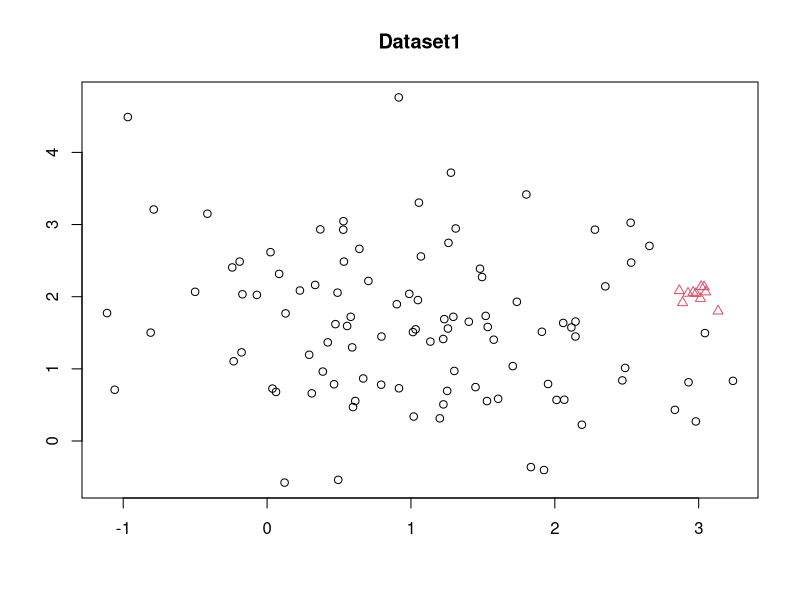
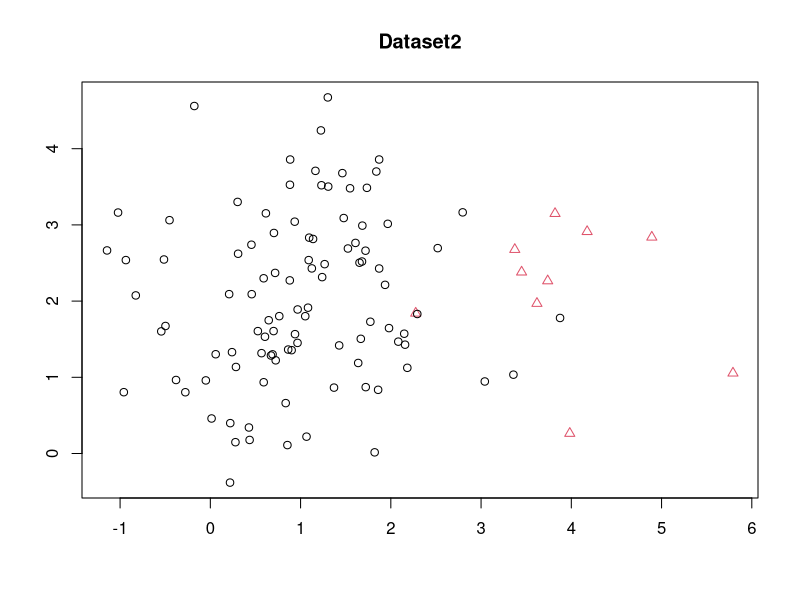
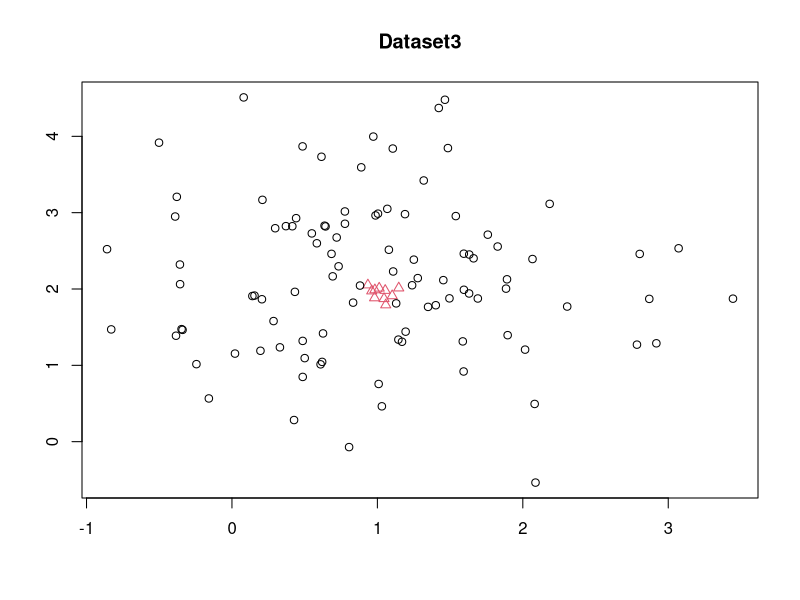
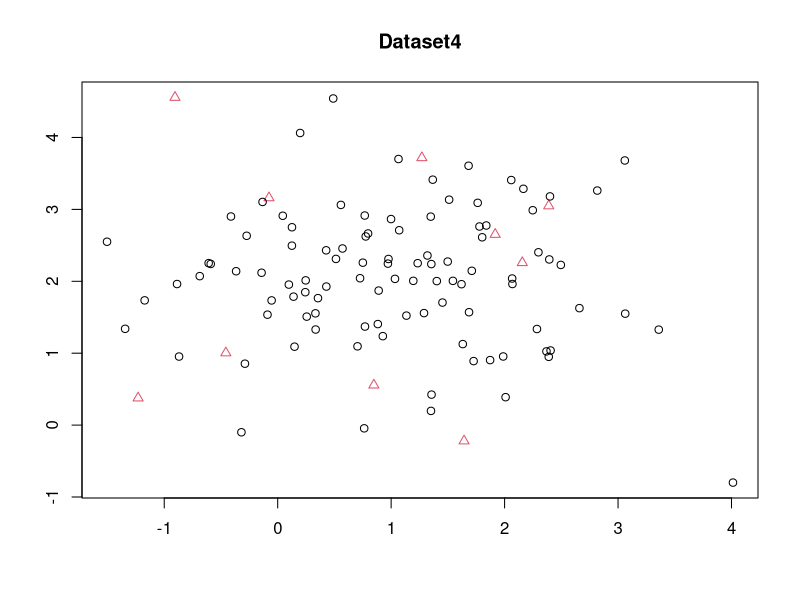
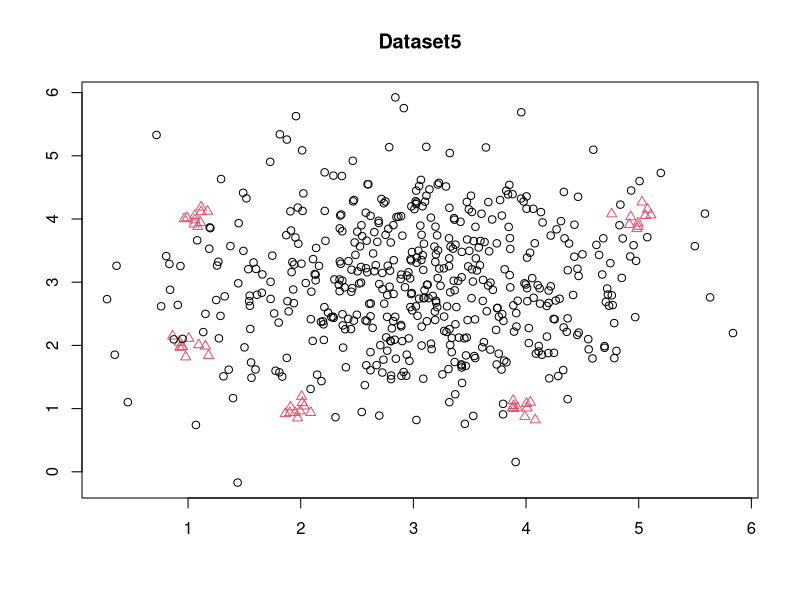

Recreate these plots in R, in order.
############data1################
pdata <- matrix(0, nrow = 10, ncol = 3)
pdata[,3] <- 1
pdata[,1] <- rnorm(10, mean = 3, sd = 0.1)
pdata[,2] <- rnorm(10, mean = 2, sd = 0.1)

ndata <- matrix(0, nrow = 100, ncol = 3)
ndata[,3] <- 0
ndata[,1] <- rnorm(100, mean = 1, sd = 1)
ndata[,2] <- rnorm(100, mean = 2, sd = 1)
data1 <- rbind(pdata,ndata)
plot(data1[,1:2], pch = data1[,3]+1, col = data1[,3]+1, main = "Dataset1", xlab = "", ylab = "")
write.csv(data1, "dataset1.csv", row.names = F)

############data2################
pdata <- matrix(0, nrow = 10, ncol = 3)
pdata[,3] <- 1
pdata[,1] <- rnorm(10, mean = 3, sd = 1)
pdata[,2] <- rnorm(10, mean = 2, sd = 1)

ndata <- matrix(0, nrow = 100, ncol = 3)
ndata[,3] <- 0
ndata[,1] <- rnorm(100, mean = 1, sd = 1)
ndata[,2] <- rnorm(100, mean = 2, sd = 1)
data2 <- rbind(pdata,ndata)
plot(data2[,1:2], pch = data2[,3]+1, col = data2[,3]+1, main = "Dataset2", xlab = "", ylab = "")
write.csv(data2, "dataset2.csv", row.names = F)

############data3################
pdata <- matrix(0, nrow = 10, ncol = 3)
pdata[,3] <- 1
pdata[,1] <- rnorm(10, mean = 1, sd = 0.1)
pdata[,2] <- rnorm(10, mean = 2, sd = 0.1)

ndata <- matrix(0, nrow = 100, ncol = 3)
ndata[,3] <- 0
ndata[,1] <- rnorm(100, mean = 1, sd = 1)
ndata[,2] <- rnorm(100, mean = 2, sd = 1)
data3 <- rbind(pdata,ndata)
plot(data3[,1:2], pch = data3[,3]+1, col = data3[,3]+1, main = "Dataset3", xlab = "", ylab = "")
write.csv(data3, "dataset3.csv", row.names = F)

############data4################
pdata <- matrix(0, nrow = 10, ncol = 3)
pdata[,3] <- 1
pdata[,1] <- rnorm(10, mean = 1, sd = 1)
pdata[,2] <- rnorm(10, mean = 2, sd = 1)

ndata <- matrix(0, nrow = 100, ncol = 3)
ndata[,3] <- 0
ndata[,1] <- rnorm(100, mean = 1, sd = 1)
ndata[,2] <- rnorm(100, mean = 2, sd = 1)
data4 <- rbind(pdata,ndata)
plot(data4[,1:2], pch = data4[,3]+1, col = data4[,3]+1, main = "Dataset4", xlab = "", ylab = "")
write.csv(data4, "dataset4.csv", row.names = F)

############data5################
pdata1 <- matrix(0, nrow = 10, ncol = 3)
pdata1[,3] <- 1
pdata1[,1] <- rnorm(10, mean = 4, sd = 0.1)
pdata1[,2] <- rnorm(10, mean = 1, sd = 0.1)

pdata2 <- matrix(0, nrow = 10, ncol = 3)
pdata2[,3] <- 1
pdata2[,1] <- rnorm(10, mean = 1, sd = 0.1)
pdata2[,2] <- rnorm(10, mean = 4, sd = 0.1)

pdata3 <- matrix(0, nrow = 10, ncol = 3)
pdata3[,3] <- 1
pdata3[,1] <- rnorm(10, mean = 2, sd = 0.1)
pdata3[,2] <- rnorm(10, mean = 1, sd = 0.1)

pdata4 <- matrix(0, nrow = 10, ncol = 3)
pdata4[,3] <- 1
pdata4[,1] <- rnorm(10, mean = 5, sd = 0.1)
pdata4[,2] <- rnorm(10, mean = 4, sd = 0.1)

pdata5 <- matrix(0, nrow = 10, ncol = 3)
pdata5[,3] <- 1
pdata5[,1] <- rnorm(10, mean = 1, sd = 0.1)
pdata5[,2] <- rnorm(10, mean = 2, sd = 0.1)

ndata <- matrix(0, nrow = 500, ncol = 3)
ndata[,3] <- 0
ndata[,1] <- rnorm(500, mean = 3, sd = 1)
ndata[,2] <- rnorm(500, mean = 3, sd = 1)
data5 <- rbind(pdata1, pdata2, pdata3, pdata4, pdata5 ,ndata)
plot(data5[,1:2], pch = data5[,3]+1, col = data5[,3]+1, main = "Dataset5", xlab = "", ylab = "")
write.csv(data5, "dataset5.csv", row.names = F)